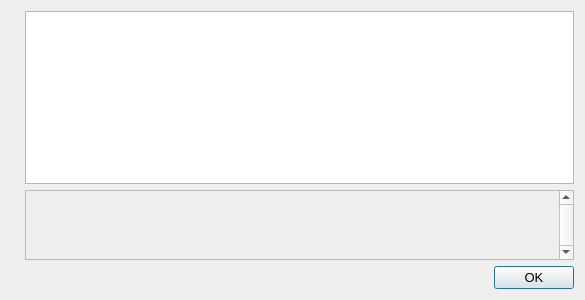
<?xml version="1.0" encoding="UTF-8"?>
<ui version="4.0">
 <class>HelpMessageDialog</class>
 <widget class="QDialog" name="HelpMessageDialog">
  <property name="geometry">
   <rect>
    <x>0</x>
    <y>0</y>
    <width>585</width>
    <height>300</height>
   </rect>
  </property>
  <property name="font">
   <font>
    <pointsize>10</pointsize>
   </font>
  </property>
  <property name="windowTitle">
   <string notr="true">TimeIsMoney Core - Command-line options</string>
  </property>
  <layout class="QHBoxLayout" name="horizontalLayout_2">
   <item>
    <widget class="QLabel" name="graphic">
     <property name="sizePolicy">
      <sizepolicy hsizetype="Preferred" vsizetype="Ignored">
       <horstretch>0</horstretch>
       <verstretch>0</verstretch>
      </sizepolicy>
     </property>
     <property name="pixmap">
      <pixmap resource="../timeismoney.qrc">:/images/about</pixmap>
     </property>
    </widget>
   </item>
   <item>
    <layout class="QVBoxLayout" name="verticalLayout">
     <item>
      <widget class="QTextEdit" name="helpMessage">
       <property name="readOnly">
        <bool>true</bool>
       </property>
      </widget>
     </item>
     <item>
      <widget class="QScrollArea" name="scrollArea">
       <property name="verticalScrollBarPolicy">
        <enum>Qt::ScrollBarAlwaysOn</enum>
       </property>
       <property name="widgetResizable">
        <bool>true</bool>
       </property>
       <widget class="QWidget" name="scrollAreaWidgetContents">
        <property name="geometry">
         <rect>
          <x>0</x>
          <y>0</y>
          <width>447</width>
          <height>68</height>
         </rect>
        </property>
        <layout class="QVBoxLayout" name="verticalLayout_2">
         <item>
          <widget class="QLabel" name="aboutMessage">
           <property name="cursor">
            <cursorShape>IBeamCursor</cursorShape>
           </property>
           <property name="textFormat">
            <enum>Qt::PlainText</enum>
           </property>
           <property name="alignment">
            <set>Qt::AlignLeading|Qt::AlignLeft|Qt::AlignTop</set>
           </property>
           <property name="openExternalLinks">
            <bool>true</bool>
           </property>
           <property name="textInteractionFlags">
            <set>Qt::LinksAccessibleByMouse|Qt::TextSelectableByKeyboard|Qt::TextSelectableByMouse</set>
           </property>
          </widget>
         </item>
        </layout>
       </widget>
      </widget>
     </item>
     <item>
      <widget class="QDialogButtonBox" name="okButton">
       <property name="orientation">
        <enum>Qt::Horizontal</enum>
       </property>
       <property name="standardButtons">
        <set>QDialogButtonBox::Ok</set>
       </property>
      </widget>
     </item>
    </layout>
   </item>
  </layout>
 </widget>
 <resources>
  <include location="../timeismoney.qrc"/>
 </resources>
 <connections>
  <connection>
   <sender>okButton</sender>
   <signal>accepted()</signal>
   <receiver>HelpMessageDialog</receiver>
   <slot>accept()</slot>
   <hints>
    <hint type="sourcelabel">
     <x>20</x>
     <y>20</y>
    </hint>
    <hint type="destinationlabel">
     <x>20</x>
     <y>20</y>
    </hint>
   </hints>
  </connection>
  <connection>
   <sender>okButton</sender>
   <signal>rejected()</signal>
   <receiver>HelpMessageDialog</receiver>
   <slot>reject()</slot>
   <hints>
    <hint type="sourcelabel">
     <x>20</x>
     <y>20</y>
    </hint>
    <hint type="destinationlabel">
     <x>20</x>
     <y>20</y>
    </hint>
   </hints>
  </connection>
 </connections>
</ui>
